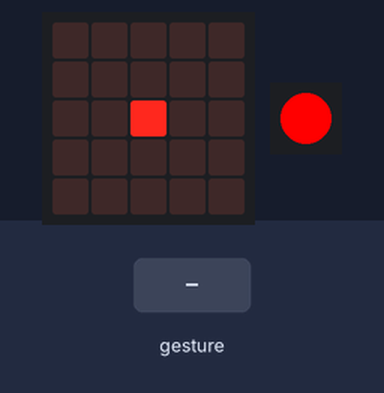
A program run on a simulated Calliope mini (MakeCode). On the bench: the board's 5×5 LED display, 1 RGB LEDs in strip order, left to right. The inputs (shaded band) are chosen by the test bench. A tilt is held for 1.5 s and a shake lasts 1 s, then the board lies face up again.

Above: at 1.6 s.
1.7 s: gesture 'tilt left'
At 3.0 s:
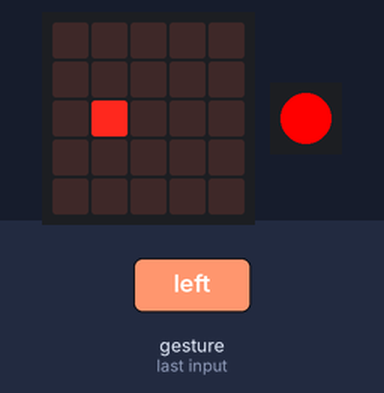
4.7 s: gesture 'tilt right'
At 5.9 s:
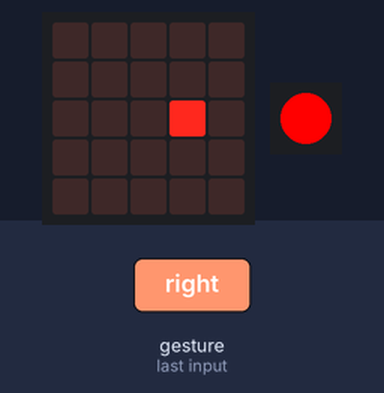
7.7 s: gesture 'logo down'
At 8.4 s:
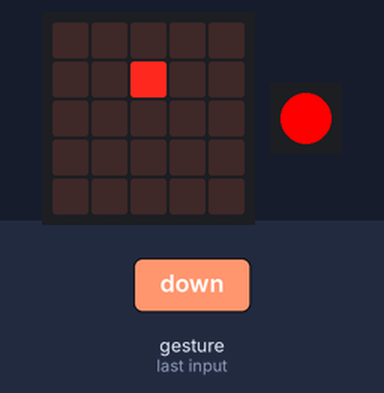
10.7 s: gesture 'logo up'
At 12.1 s:
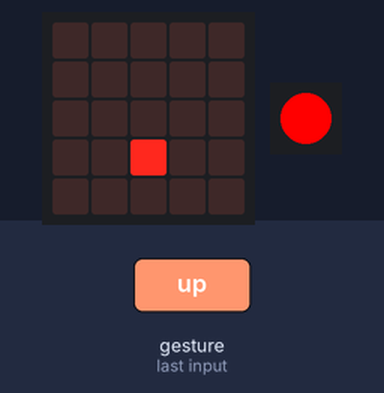
Timing chart, 0 to 13.7 s (numbered marks = the images above; inputs shaded):
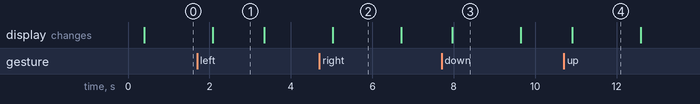

Measured:
- after the input at 1.7 s, the display: changes after 0.38 s (image 1)
- after the input at 4.7 s, the display: changes after 0.32 s (image 2)
- after the input at 7.7 s, the display: changes after 0.26 s (image 3)
- after the input at 10.7 s, the display: changes after 0.20 s (image 4)
- what the display in image 1 shows lasts 1.2 s, from 2.1 s to 3.3 s
- what the display in image 2 shows lasts 1.7 s, from 5.0 s to 6.7 s

The program:

main.ts
```typescript
input.onGesture(Gesture.Shake, function () {

})
basic.showLeds(`
    # . . . #
    . # . # .
    . . # . .
    . # . # .
    # . . . #
    `)
basic.setLedColor(0xff0000)
basic.forever(function () {
    if (input.isGesture(Gesture.TiltLeft)) {
        basic.showLeds(`
            . . . . .
            . . . . .
            . # . . .
            . . . . .
            . . . . .
            `)
    } else if (input.isGesture(Gesture.TiltRight)) {
        basic.showLeds(`
            . . . . .
            . . . . .
            . . . # .
            . . . . .
            . . . . .
            `)
    } else if (input.isGesture(Gesture.LogoDown)) {
        basic.showLeds(`
            . . . . .
            . . # . .
            . . . . .
            . . . . .
            . . . . .
            `)
    } else if (input.isGesture(Gesture.LogoUp)) {
        basic.showLeds(`
            . . . . .
            . . . . .
            . . . . .
            . . # . .
            . . . . .
            `)
    } else {
        basic.showLeds(`
            . . . . .
            . . . . .
            . . # . .
            . . . . .
            . . . . .
            `)
    }
})
```

test.ts
```typescript
// Hier kann man Tests durchführen; diese Datei wird nicht kompiliert, wenn dieses Paket als Erweiterung verwendet wird.
```
